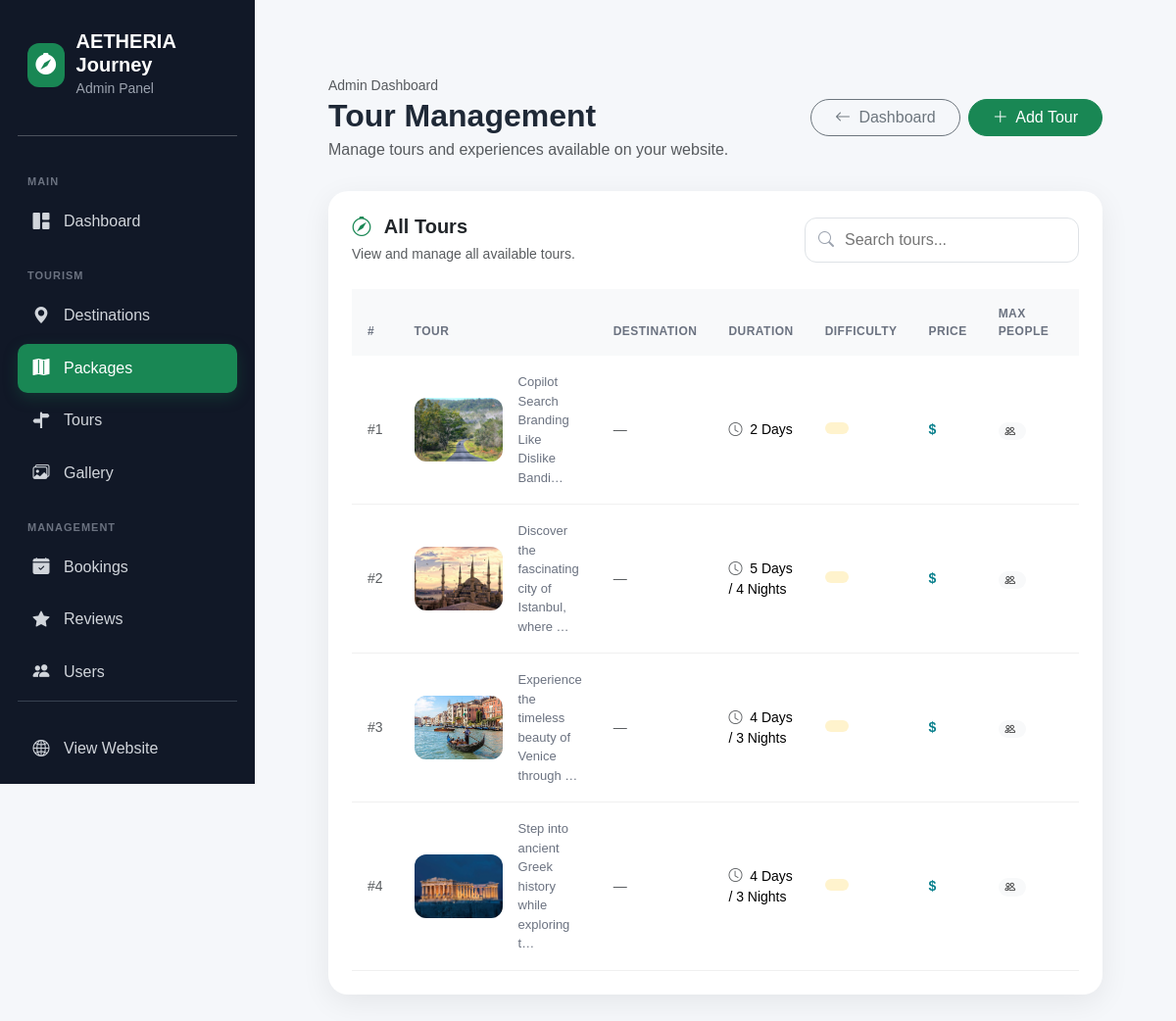
Screenshot of /adminpage/tour_list/ (signed in) with the database file from the repository.
### adminpage/models.py (models this page shows, shortened)
class Tour(models.Model):
    name = models.CharField(max_length=100)
    start_date = models.DateField()
    duration = models.CharField(max_length=50, blank=True, null=True)
    package = models.ForeignKey(Package, on_delete=models.CASCADE, null=True,blank=True)
    image = models.FileField(upload_to="tours/", blank=True, null=True)
    description = models.TextField(blank=True, null=True)
    bookings = models.ManyToManyField(Booking, related_name="tours")
    created_at = models.DateTimeField(auto_now_add=True, blank=True, null=True)
    updated_at = models.DateTimeField(auto_now=True)

### adminpage/views.py (the view)
# urls.py: path('tour_list/', tour_list, name='tour_list'),
@staff_member_required(login_url="/adminpage/login/")
def tour_list(request):
    tours = Tour.objects.all()
    context = {
        "tours": tours
    }
    return render(
        request,
        "adminpage/tour_list.html",
        context
    )

### adminpage/templates/adminpage/tour_list.html (shortened to what this page needs)
{% extends "adminpage/base.html" %}
{% block content %}
<div class="main-content">
    <div class="page-header">
        <div class="d-flex justify-content-between align-items-center">
            <div>
                <span class="text-muted small">
                    Admin Dashboard
                </span>
                <h2 class="mb-1">
                    Tour Management
                </h2>
                <p class="text-muted mb-0">
                    Manage tours and experiences available on your website.
                </p>
            </div>
            <div class="d-flex gap-2">
                <a
                    href="{% url 'admin_dashboard' %}"
                    class="btn btn-outline-secondary rounded-pill px-4"
                >
                    <i class="bi bi-arrow-left me-1"></i>
                    Dashboard
                </a>
                <a
                    href="{% url 'tour_create' %}"
                    class="btn btn-success rounded-pill px-4"
                >
                    <i class="bi bi-plus-lg me-1"></i>
                    Add Tour
                </a>
            </div>
        </div>
    </div>
    <div class="card tour-card">
        <div class="card-body p-4">
            <div
                class="d-flex justify-content-between align-items-center mb-4 flex-wrap gap-3"
            >
                <div>
                    <h5 class="fw-bold mb-1">
                        <i class="bi bi-compass me-2 text-success"></i>
                        All Tours
                    </h5>
                    <small class="text-muted">
                        View and manage all available tours.
                    </small>
                </div>
                <div class="search-box">
                    <i class="bi bi-search"></i>
                    <input
                        type="text"
                        id="tourSearch"
                        placeholder="Search tours..."
                    >
                </div>
            </div>
            <div class="table-responsive">
                <table
                    class="table"
                    id="tourTable"
                >
                    <thead>
                        <tr>
                            <th>#</th>
                            <th>Tour</th>
                            <th>Destination</th>
                            <th>Duration</th>
                            <th>Difficulty</th>
                            <th>Price</th>
                            <th>Max People</th>
                            <th class="text-end">
                            </th>
                        </tr>
                    </thead>
                    <tbody>
                        {% for tour in tours %}
                        <tr>
                            <td>
                                <span class="text-muted">
                                    #{{ tour.id }}
                                </span>
                            </td>
                            <td>
                                <div class="d-flex align-items-center gap-3">
                                    {% if tour.image %}
                                        <img
                                            src="{{ tour.image.url}}"
                                            alt="{{ tour.title }}"
                                            class="tour-image"
                                        >
                                    {% else %}
                                        <div class="no-image">
                                            <i class="bi bi-image"></i>
                                        </div>
                                    {% endif %}
                                    <div>
                                        <div class="tour-description">
                                            {{ tour.description|truncatechars:50 }}
                                        </div>
                                    </div>
                                </div>
                            </td>
                            <td>
                                {% if tour.destination %}
                                    <span class="destination-badge">
                                        <i class="bi bi-geo-alt"></i>
                                        {{ tour.destination.name }}
                                    </span>
                                {% else %}
                                    <span class="text-muted">
                                        —
                                    </span>
                                {% endif %}
                            </td>
                            <td>
                                <i class="bi bi-clock me-1 text-muted"></i>
                                {{ tour.duration }}
                            </td>
                            <td>
                                {% if tour.difficulty|lower == "easy" %}
                                    <span class="difficulty difficulty-easy">
                                        Easy
                                    </span>
                                {% elif tour.difficulty|lower == "moderate" %}
                                    <span class="difficulty difficulty-moderate">
                                        Moderate
                                    </span>
                                {% elif tour.difficulty|lower == "hard" %}
                                    <span class="difficulty difficulty-hard">
                                        Hard
                                    </span>
                                {% else %}
                                    <span class="difficulty difficulty-moderate">
                                    </span>
                                {% endif %}
                            </td>
                            <td>
                                <span class="price">
                                    ${{ tour.price }}
                                </span>
                            </td>
                            <td>
                                <span class="badge rounded-pill text-bg-light">
                                    <i class="bi bi-people me-1"></i>
                                </span>
                            </td>
                            <td class="text-end">
                            </td>
                        </tr>
                        {% endfor %}
                    </tbody>
                </table>
            </div>
        </div>
    </div>
</div>
{% endblock %}

### adminpage/templates/adminpage/base.html (style rules this page uses)
body { margin: 0; background: #f5f7fa; font-family: Arial, sans-serif; }

### adminpage/templates/adminpage/tour_list.html (style rules this page uses)
body { background: #f5f7fa; font-family: Arial, sans-serif; }
.main-content { padding: 35px; }
.page-header { margin-bottom: 30px; }
.page-header h2 { font-weight: 800; color: #1f2937; }
.tour-card { border: none; border-radius: 20px; box-shadow: 0 8px 30px rgba(0, 0, 0, .07); overflow: hidden; }
.tour-image { width: 90px; height: 65px; object-fit: cover; border-radius: 12px; background: #e9ecef; }
.table { vertical-align: middle; margin-bottom: 0; }
.table thead th { background: #f8f9fa; border: none; padding: 16px; font-size: 12px; font-weight: 700; color: #6b7280; text-transform: uppercase; letter-spacing: .04em; }
.table tbody td { padding: 17px 16px; border-color: #f0f0f0; font-size: 14px; }
.table tbody tr { transition: .2s ease; }
.tour-description { font-size: 13px; color: #6b7280; }
.difficulty { display: inline-block; padding: 6px 12px; border-radius: 50px; font-size: 12px; font-weight: 700; }
.difficulty-moderate { background: #fff3cd; color: #856404; }
.price { font-weight: 800; color: #087f8c; white-space: nowrap; }
.search-box { position: relative; width: 280px; }
.search-box i { position: absolute; left: 14px; top: 50%; transform: translateY(-50%); color: #9ca3af; }
.search-box input { width: 100%; border: 1px solid #dee2e6; border-radius: 12px; padding: 10px 15px 10px 40px; outline: none; }

### rows the page displays
Tour: id "1", image (picture), description "Copilot Search Branding Like Dislike Bandi…", duration "2 Days"
Tour: id "2", image (picture), description "Discover the fascinating city of Istanbul, where …", duration "5 Days / 4 Nights"
Tour: id "3", image (picture), description "Experience the timeless beauty of Venice through …", duration "4 Days / 3 Nights"
Tour: id "4", image (picture), description "Step into ancient Greek history while exploring t…", duration "4 Days / 3 Nights"
